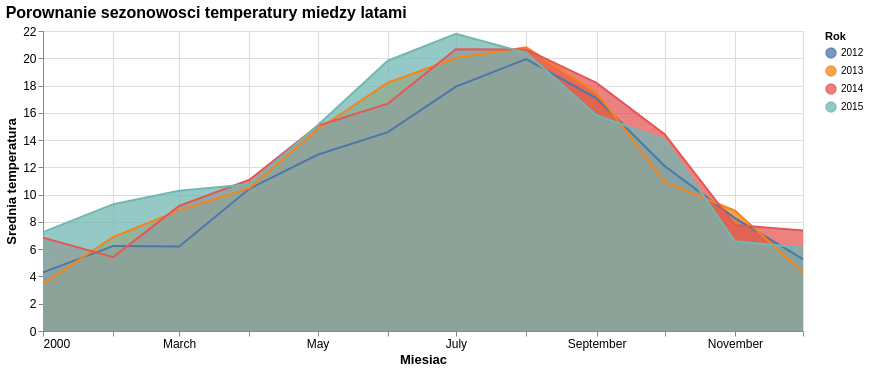

The cell this chart's notebook holds for it:
### Code cell
custom_chart = (
    alt.Chart(monthly)
    .mark_area(opacity=0.75, line=True)
    .encode(
        x=alt.X("yearmonth:T", title="Miesiac"),
        y=alt.Y("avg_temp:Q", title="Srednia temperatura", stack=None),
        color=alt.Color("year:N", title="Rok", scale=alt.Scale(scheme="tableau10")),
        tooltip=["year:O", "month_name:N", alt.Tooltip("avg_temp:Q", format=".1f")],
    )
    .transform_calculate(yearmonth="datetime(2000, datum.month - 1, 1)")
    .properties(width=760, height=300, title="Porownanie sezonowosci temperatury miedzy latami")
    .configure_view(stroke=None)
    .configure_axis(labelFontSize=12, titleFontSize=13)
    .configure_title(fontSize=16, anchor="start")
)

custom_chart

### Figure 1 — Vega specification as saved in the notebook (floating-point values rounded to 4 significant figures)
{"$schema": "https://vega.github.io/schema/vega/v6.json", "data": [{"name": "source_0", "values": [{"year": 2012, "month": 1, "month_name": "January", "avg_temp": 4.298, "total_precipitation": 173.3, "rainy_days": 22, "avg_wind": 3.9, "yearmonth": "2000-01-01T00:00:00.000"}, {"year": 2012, "month": 2, "month_name": "February", "avg_temp": 6.24, "total_precipitation": 92.3, "rainy_days": 19, "avg_wind": 3.903, "yearmonth": "2000-02-01T00:00:00.000"}, {"year": 2012, "month": 3, "month_name": "March", "avg_temp": 6.197, "total_precipitation": 183.0, "rainy_days": 22, "avg_wind": 4.248, "yearmonth": "2000-03-01T00:00:00.000"}, {"year": 2012, "month": 4, "month_name": "April", "avg_temp": 10.43, "total_precipitation": 68.1, "rainy_days": 17, "avg_wind": 3.373, "yearmonth": "2000-04-01T00:00:00.000"}, {"year": 2012, "month": 5, "month_name": "May", "avg_temp": 12.93, "total_precipitation": 52.2, "rainy_days": 10, "avg_wind": 3.355, "yearmonth": "2000-05-01T00:00:00.000"}, {"year": 2012, "month": 6, "month_name": "June", "avg_temp": 14.59, "total_precipitation": 75.1, "rainy_days": 14, "avg_wind": 3.083, "yearmonth": "2000-06-01T00:00:00.000"}, {"year": 2012, "month": 7, "month_name": "July", "avg_temp": 17.92, "total_precipitation": 26.3, "rainy_days": 7, "avg_wind": 2.877, "yearmonth": "2000-07-01T00:00:00.000"}, {"year": 2012, "month": 8, "month_name": "August", "avg_temp": 19.93, "total_precipitation": 0.0, "rainy_days": 0, "avg_wind": 2.829, "yearmonth": "2000-08-01T00:00:00.000"}, {"year": 2012, "month": 9, "month_name": "September", "avg_temp": 17.06, "total_precipitation": 0.9, "rainy_days": 3, "avg_wind": 2.647, "yearmonth": "2000-09-01T00:00:00.000"}, {"year": 2012, "month": 10, "month_name": "October", "avg_temp": 12.1, "total_precipitation": 170.3, "rainy_days": 16, "avg_wind": 3.532, "yearmonth": "2000-10-01T00:00:00.000"}, {"year": 2012, "month": 11, "month_name": "November", "avg_temp": 8.277, "total_precipitation": 210.5, "rainy_days": 20, "avg_wind": 3.22, "yearmonth": "2000-11-01T00:00:00.000"}, {"year": 2012, "month": 12, "month_name": "December", "avg_temp": 5.265, "total_precipitation": 174.0, "rainy_days": 27, "avg_wind": 3.832, "yearmonth": "2000-12-01T00:00:00.000"}, {"year": 2013, "month": 1, "month_name": "January", "avg_temp": 3.452, "total_precipitation": 105.7, "rainy_days": 17, "avg_wind": 2.877, "yearmonth": "2000-01-01T00:00:00.000"}, {"year": 2013, "month": 2, "month_name": "February", "avg_temp": 6.896, "total_precipitation": 40.3, "rainy_days": 18, "avg_wind": 3.632, "yearmonth": "2000-02-01T00:00:00.000"}, {"year": 2013, "month": 3, "month_name": "March", "avg_temp": 8.844, "total_precipitation": 69.7, "rainy_days": 15, "avg_wind": 3.461, "yearmonth": "2000-03-01T00:00:00.000"}, {"year": 2013, "month": 4, "month_name": "April", "avg_temp": 10.47, "total_precipitation": 149.6, "rainy_days": 16, "avg_wind": 3.713, "yearmonth": "2000-04-01T00:00:00.000"}, {"year": 2013, "month": 5, "month_name": "May", "avg_temp": 14.77, "total_precipitation": 60.5, "rainy_days": 12, "avg_wind": 3.158, "yearmonth": "2000-05-01T00:00:00.000"}, {"year": 2013, "month": 6, "month_name": "June", "avg_temp": 18.21, "total_precipitation": 33.1, "rainy_days": 10, "avg_wind": 3.003, "yearmonth": "2000-06-01T00:00:00.000"}, {"year": 2013, "month": 7, "month_name": "July", "avg_temp": 20.01, "total_precipitation": 0.0, "rainy_days": 0, "avg_wind": 2.687, "yearmonth": "2000-07-01T00:00:00.000"}, {"year": 2013, "month": 8, "month_name": "August", "avg_temp": 20.8, "total_precipitation": 34.4, "rainy_days": 9, "avg_wind": 2.542, "yearmonth": "2000-08-01T00:00:00.000"}, {"year": 2013, "month": 9, "month_name": "September", "avg_temp": 17.48, "total_precipitation": 156.8, "rainy_days": 14, "avg_wind": 3.013, "yearmonth": "2000-09-01T00:00:00.000"}, {"year": 2013, "month": 10, "month_name": "October", "avg_temp": 10.93, "total_precipitation": 39.2, "rainy_days": 12, "avg_wind": 2.274, "yearmonth": "2000-10-01T00:00:00.000"}, {"year": 2013, "month": 11, "month_name": "November", "avg_temp": 8.822, "total_precipitation": 96.3, "rainy_days": 15, "avg_wind": 3.18, "yearmonth": "2000-11-01T00:00:00.000"}, {"year": 2013, "month": 12, "month_name": "December", "avg_temp": 4.297, "total_precipitation": 42.4, "rainy_days": 14, "avg_wind": 2.735, "yearmonth": "2000-12-01T00:00:00.000"}, {"year": 2014, "month": 1, "month_name": "January", "avg_temp": 6.848, "total_precipitation": 94.0, "rainy_days": 13, "avg_wind": 3.348, "yearmonth": "2000-01-01T00:00:00.000"}, {"year": 2014, "month": 2, "month_name": "February", "avg_temp": 5.418, "total_precipitation": 155.2, "rainy_days": 19, "avg_wind": 4.529, "yearmonth": "2000-02-01T00:00:00.000"}, {"year": 2014, "month": 3, "month_name": "March", "avg_temp": 9.166, "total_precipitation": 240.0, "rainy_days": 20, "avg_wind": 3.677, "yearmonth": "2000-03-01T00:00:00.000"}, {"year": 2014, "month": 4, "month_name": "April", "avg_temp": 11.1, "total_precipitation": 106.1, "rainy_days": 13, "avg_wind": 3.697, "yearmonth": "2000-04-01T00:00:00.000"}, {"year": 2014, "month": 5, "month_name": "May", "avg_temp": 15.04, "total_precipitation": 80.0, "rainy_days": 8, "avg_wind": 3.155, "yearmonth": "2000-05-01T00:00:00.000"}, {"year": 2014, "month": 6, "month_name": "June", "avg_temp": 16.67, "total_precipitation": 18.8, "rainy_days": 9, "avg_wind": 3.19, "yearmonth": "2000-06-01T00:00:00.000"}, {"year": 2014, "month": 7, "month_name": "July", "avg_temp": 20.66, "total_precipitation": 19.6, "rainy_days": 2, "avg_wind": 3.097, "yearmonth": "2000-07-01T00:00:00.000"}, {"year": 2014, "month": 8, "month_name": "August", "avg_temp": 20.64, "total_precipitation": 46.0, "rainy_days": 7, "avg_wind": 2.477, "yearmonth": "2000-08-01T00:00:00.000"}, {"year": 2014, "month": 9, "month_name": "September", "avg_temp": 18.2, "total_precipitation": 56.7, "rainy_days": 9, "avg_wind": 3.143, "yearmonth": "2000-09-01T00:00:00.000"}, {"year": 2014, "month": 10, "month_name": "October", "avg_temp": 14.42, "total_precipitation": 171.5, "rainy_days": 19, "avg_wind": 2.916, "yearmonth": "2000-10-01T00:00:00.000"}, {"year": 2014, "month": 11, "month_name": "November", "avg_temp": 7.77, "total_precipitation": 123.1, "rainy_days": 16, "avg_wind": 3.983, "yearmonth": "2000-11-01T00:00:00.000"}, {"year": 2014, "month": 12, "month_name": "December", "avg_temp": 7.374, "total_precipitation": 121.8, "rainy_days": 15, "avg_wind": 3.565, "yearmonth": "2000-12-01T00:00:00.000"}, {"year": 2015, "month": 1, "month_name": "January", "avg_temp": 7.253, "total_precipitation": 93.0, "rainy_days": 14, "avg_wind": 2.429, "yearmonth": "2000-01-01T00:00:00.000"}, {"year": 2015, "month": 2, "month_name": "February", "avg_temp": 9.302, "total_precipitation": 134.2, "rainy_days": 17, "avg_wind": 3.079, "yearmonth": "2000-02-01T00:00:00.000"}, {"year": 2015, "month": 3, "month_name": "March", "avg_temp": 10.29, "total_precipitation": 113.5, "rainy_days": 16, "avg_wind": 2.932, "yearmonth": "2000-03-01T00:00:00.000"}, {"year": 2015, "month": 4, "month_name": "April", "avg_temp": 10.77, "total_precipitation": 51.6, "rainy_days": 13, "avg_wind": 3.313, "yearmonth": "2000-04-01T00:00:00.000"}, {"year": 2015, "month": 5, "month_name": "May", "avg_temp": 15.08, "total_precipitation": 14.8, "rainy_days": 4, "avg_wind": 2.813, "yearmonth": "2000-05-01T00:00:00.000"}, {"year": 2015, "month": 6, "month_name": "June", "avg_temp": 19.82, "total_precipitation": 5.9, "rainy_days": 4, "avg_wind": 3.247, "yearmonth": "2000-06-01T00:00:00.000"}, {"year": 2015, "month": 7, "month_name": "July", "avg_temp": 21.8, "total_precipitation": 2.3, "rainy_days": 2, "avg_wind": 2.984, "yearmonth": "2000-07-01T00:00:00.000"}, {"year": 2015, "month": 8, "month_name": "August", "avg_temp": 20.39, "total_precipitation": 83.3, "rainy_days": 6, "avg_wind": 3.155, "yearmonth": "2000-08-01T00:00:00.000"}, {"year": 2015, "month": 9, "month_name": "September", "avg_temp": 15.83, "total_precipitation": 21.1, "rainy_days": 9, "avg_wind": 3.05, "yearmonth": "2000-09-01T00:00:00.000"}, {"year": 2015, "month": 10, "month_name": "October", "avg_temp": 14.02, "total_precipitation": 122.4, "rainy_days": 14, "avg_wind": 3.035, "yearmonth": "2000-10-01T00:00:00.000"}, {"year": 2015, "month": 11, "month_name": "November", "avg_temp": 6.582, "total_precipitation": 212.6, "rainy_days": 20, "avg_wind": 3.547, "yearmonth": "2000-11-01T00:00:00.000"}, {"year": 2015, "month": 12, "month_name": "December", "avg_temp": 6.103, "total_precipitation": 284.5, "rainy_days": 25, "avg_wind": 4.342, "yearmonth": "2000-12-01T00:00:00.000"}], "transform": [{"type": "formula", "expr": "toDate(datum['yearmonth'])", "as": "yearmonth"}]}, {"name": "source_0_y_domain_avg_temp", "values": [{"min": 3.452, "max": 21.8}]}, {"name": "source_0_color_domain_year", "values": [{"year": 2012}, {"year": 2013}, {"year": 2014}, {"year": 2015}]}], "marks": [{"type": "group", "name": "layer_0_pathgroup", "from": {"facet": {"data": "source_0", "name": "faceted_path_layer_0_main", "groupby": ["year"]}}, "encode": {"update": {"height": {"field": {"signal": null, "datum": null, "group": "height", "parent": null}}, "width": {"field": {"signal": null, "datum": null, "group": "width", "parent": null}}}}, "marks": [{"type": "area", "name": "layer_0_marks", "from": {"data": "faceted_path_layer_0_main"}, "sort": {"field": "x"}, "encode": {"update": {"defined": {"signal": "isValid(datum[\"yearmonth\"]) && isFinite(+datum[\"yearmonth\"]) && isValid(datum[\"avg_temp\"]) && isFinite(+datum[\"avg_temp\"])"}, "opacity": {"value": 0.75}, "y2": {"value": 0, "scale": "y"}, "y": {"field": "avg_temp", "scale": "y"}, "tooltip": {"signal": "{\"year\": isValid(datum[\"year\"]) ? isArray(datum[\"year\"]) ? join(datum[\"year\"], '\\n') : datum[\"year\"] : \"\"+datum[\"year\"], \"month_name\": isValid(datum[\"month_name\"]) ? isArray(datum[\"month_name\"]) ? join(datum[\"month_name\"], '\\n') : datum[\"month_name\"] : \"\"+datum[\"month_name\"], \"avg_temp\": format(datum[\"avg_temp\"], \".1f\")}"}, "x": {"field": "yearmonth", "scale": "x"}, "orient": {"value": "vertical"}, "fill": {"field": "year", "scale": "color"}}}, "style": ["area"]}]}, {"type": "group", "name": "layer_1_pathgroup", "from": {"facet": {"data": "source_0", "name": "faceted_path_layer_1_main", "groupby": ["year"]}}, "encode": {"update": {"width": {"field": {"signal": null, "datum": null, "group": "width", "parent": null}}, "height": {"field": {"signal": null, "datum": null, "group": "height", "parent": null}}}}, "marks": [{"type": "line", "name": "layer_1_marks", "from": {"data": "faceted_path_layer_1_main"}, "sort": {"field": "x"}, "encode": {"update": {"y": {"field": "avg_temp", "scale": "y"}, "stroke": {"field": "year", "scale": "color"}, "tooltip": {"signal": "{\"year\": isValid(datum[\"year\"]) ? isArray(datum[\"year\"]) ? join(datum[\"year\"], '\\n') : datum[\"year\"] : \"\"+datum[\"year\"], \"month_name\": isValid(datum[\"month_name\"]) ? isArray(datum[\"month_name\"]) ? join(datum[\"month_name\"], '\\n') : datum[\"month_name\"] : \"\"+datum[\"month_name\"], \"avg_temp\": format(datum[\"avg_temp\"], \".1f\")}"}, "x": {"field": "yearmonth", "scale": "x"}, "defined": {"signal": "isValid(datum[\"yearmonth\"]) && isFinite(+datum[\"yearmonth\"]) && isValid(datum[\"avg_temp\"]) && isFinite(+datum[\"avg_temp\"])"}}}, "style": ["line"]}]}], "scales": [{"name": "x", "type": "time", "domain": {"data": "source_0", "field": "yearmonth"}, "range": [0, {"signal": "width"}]}, {"name": "y", "type": "linear", "domain": [{"signal": "(data(\"source_0_y_domain_avg_temp\")[0] || {}).min"}, {"signal": "(data(\"source_0_y_domain_avg_temp\")[0] || {}).max"}], "range": [{"signal": "height"}, 0], "nice": true, "zero": true}, {"name": "color", "type": "ordinal", "domain": {"data": "source_0_color_domain_year", "field": "year", "sort": true}, "range": {"scheme": "tableau10"}}], "axes": [{"scale": "x", "aria": false, "minExtent": 0, "orient": "bottom", "domain": false, "labels": false, "tickCount": {"signal": "ceil(width/40)"}, "grid": true, "gridScale": "y", "zindex": 0, "maxExtent": 0, "ticks": false}, {"scale": "y", "zindex": 0, "gridScale": "x", "domain": false, "orient": "left", "grid": true, "maxExtent": 0, "minExtent": 0, "ticks": false, "labels": false, "aria": false, "tickCount": {"signal": "ceil(height/40)"}}, {"scale": "x", "title": "Miesiac", "labelFlush": true, "zindex": 0, "orient": "bottom", "grid": false, "labelOverlap": true, "tickCount": {"signal": "ceil(width/40)"}}, {"scale": "y", "tickCount": {"signal": "ceil(height/40)"}, "zindex": 0, "title": "Srednia temperatura", "orient": "left", "labelOverlap": true, "grid": false}], "title": {"text": "Porownanie sezonowosci temperatury miedzy latami", "anchor": "start"}, "height": 300, "background": "white", "padding": 5, "style": "cell", "legends": [{"title": "Rok", "fill": "color", "symbolType": "circle", "encode": {"symbols": {"update": {"opacity": {"value": 0.75}}}}, "stroke": "color"}], "config": {"axis": {"labelFontSize": 12, "titleFontSize": 13}, "style": {"cell": {"stroke": null}, "group-title": {"fontSize": 16}}}, "width": 760}
